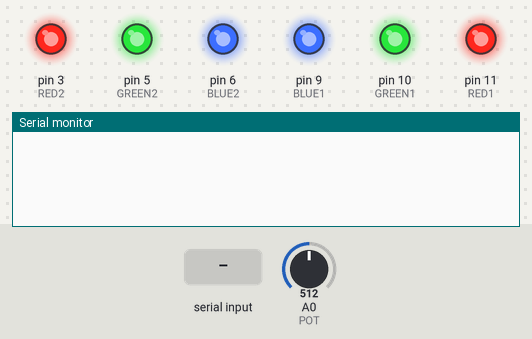
The sketch below on a simulated Arduino Uno, built with avr-gcc and run on an emulated ATmega328P. Shown: output pins drawn as LEDs (lit = HIGH), the last lines printed to the serial monitor. The test bench sets the inputs (shaded band); at power-on: A0 (POT) = 512.

Above: at 1.2 s.
1.3 s: "90,45\n" received over Serial
At 2.1 s:
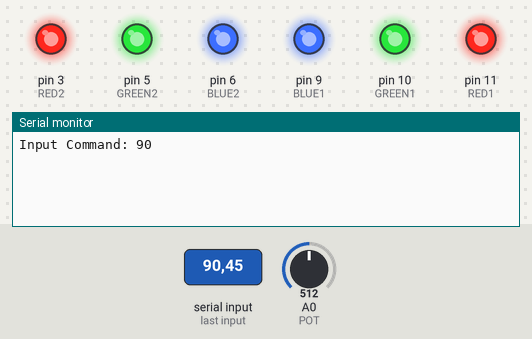
2.8 s: byte 82 ('R') received over Serial
At 3.9 s:
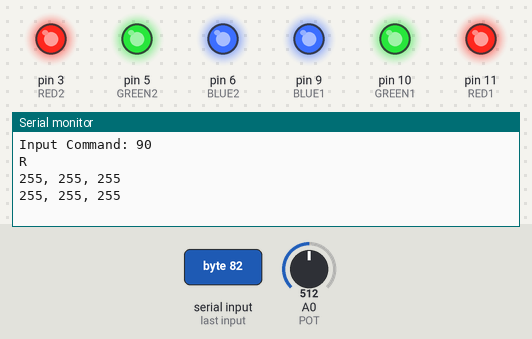
4.3 s: byte 71 ('G') received over Serial
At 5.0 s:
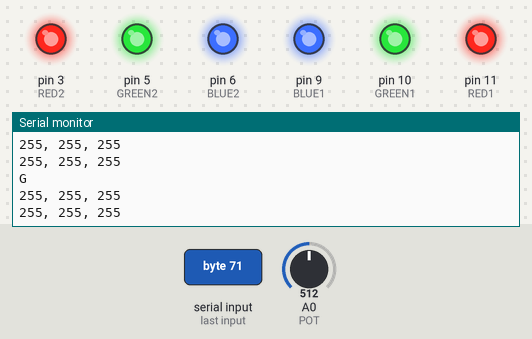
5.8 s: byte 66 ('B') received over Serial
At 6.1 s:
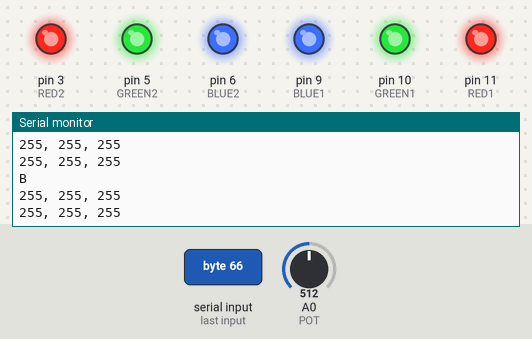

Measured:
- after the input at 1.3 s, the serial monitor: prints a new line at once (image 1)
- after the input at 2.8 s, the serial monitor: prints a new line at once (image 2)
- after the input at 4.3 s, the serial monitor: prints a new line at once (image 3)
- after the input at 5.8 s, the serial monitor: prints a new line at once (image 4)

The sketch:

sketch_oct26a.ino
```cpp
//Define LED pins
const int RED1 =11;
const int GREEN1 =10;
const int BLUE1 =9;

const int RED2 =3;
const int GREEN2 =5;
const int BLUE2 =6;

const int POT=0;

//Variables for RGB levels
int Num=-1;
int mode=-1;
char Char=0;
int rval1 = 255;
int gval1 = 255;
int bval1 = 255;
int rval2 = 255;
int gval2 = 255;
int bval2 = 255;

void setup() {
  Serial.begin(9600); //9600 baud

  //Set pins as outputs
  pinMode(RED1, OUTPUT);
  pinMode(GREEN1, OUTPUT);
  pinMode(BLUE1, OUTPUT);
  pinMode(RED2, OUTPUT);
  pinMode(GREEN2, OUTPUT);
  pinMode(BLUE2, OUTPUT);

  analogWrite(RED1, 255);
  analogWrite(GREEN1, 255);
  analogWrite(BLUE1, 255);
  analogWrite(RED2, 255);
  analogWrite(GREEN2, 255);
  analogWrite(BLUE2, 255);

}

void loop() {
//  Serial.println(analogRead(POT));

  int output=map(analogRead(POT),0,913,0,255);
  if (output>245) output=255;
//  output+=28;
  while(Serial.available()>0){
    Serial.print("Input Command: ");
    Num= Serial.parseInt();
    Serial.print(Num);
    Serial.print("\n");

    while (Num > 0){
      Char='0';
      mode=Serial.parseInt();
      while(Char<'A' || Char>'Z') Char=Serial.read();

      Serial.print(Char);
      Serial.print("\n");

      if (mode==1 && Char == 'R') rval1 = output;
      if (mode==1 && Char == 'G') gval1 = output;
      if (mode==1 && Char == 'B') bval1 = output;
      if (mode==2 && Char == 'R') rval2 = output;
      if (mode==2 && Char == 'G') gval2 = output;
      if (mode==2 && Char == 'B') bval2 = output;
      Num--;
    Serial.print(rval1);
    Serial.print(", ");
    Serial.print(gval1);
    Serial.print(", ");
    Serial.print(bval1);
    Serial.print("\n");
    Serial.print(rval2);
    Serial.print(", ");
    Serial.print(gval2);
    Serial.print(", ");
    Serial.print(bval2);
    Serial.print("\n");
    Serial.print("\n");
    }

    Serial.print(output);
    analogWrite(RED1, bval1);
    analogWrite(GREEN1, gval1);
    analogWrite(BLUE1, rval1);
    analogWrite(RED2, rval2);
    analogWrite(GREEN2, gval2);
    analogWrite(BLUE2, bval2);

  }

}
```
